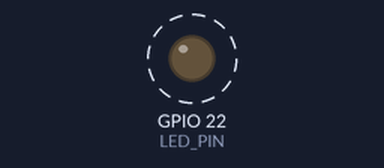
Simulated run of this sketch. Board: ESP32. On the bench: output pins drawn as LEDs (lit = HIGH). Dashed ring = blinking. What the sketch prints to the serial monitor is not drawn.

Above: at 0.5 s.
Timing chart, 0 to 4.6 s (numbered marks = the images above):
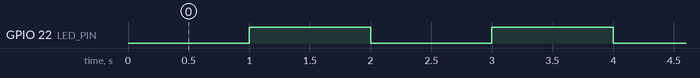

Measured:
- by itself, GPIO 22 (LED_PIN): alternates HIGH for 1.0 s and LOW for 1.0 s

The sketch:

esp32_led_2.ino
```cpp
#define HIGH (1)
#define LOW (0)

#define LED_PIN 22

int flag = HIGH;

void setup()
{
  //  シリアル通信の通信速度を指定する
  Serial.begin(115200);
  //  LED用のピンを出力モードに指定する
  pinMode(LED_PIN, OUTPUT);
}

void loop()
{
  //  LEDの出力値を切り替える
  flag = flag ? LOW : HIGH;
  //  LED状態を送信する
  Serial.println(flag ? "LED ON" : "LED OFF");
  //  LEDの点灯消灯を制御する
  digitalWrite(LED_PIN, flag);
  //  マイクロ秒指定で１秒間待機する
  delayMicroseconds(1000000);
}
```
